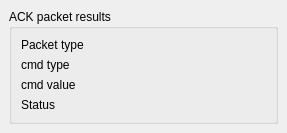
<?xml version="1.0" encoding="UTF-8"?>
<ui version="4.0">
 <class>ACKDock</class>
 <widget class="QDockWidget" name="ACKDock">
  <property name="geometry">
   <rect>
    <x>0</x>
    <y>0</y>
    <width>287</width>
    <height>122</height>
   </rect>
  </property>
  <property name="windowTitle">
   <string>L2 ACK packet</string>
  </property>
  <widget class="QWidget" name="dockContents">
   <layout class="QVBoxLayout" name="mainLayout">
    <item>
     <widget class="QGroupBox" name="grpACK">
      <property name="title">
       <string>ACK packet results</string>
      </property>
      <layout class="QFormLayout" name="ACKLayout">
       <item row="0" column="0">
        <widget class="QLabel" name="lblPacketTypeText">
         <property name="text">
          <string>Packet type</string>
         </property>
        </widget>
       </item>
       <item row="0" column="1">
        <widget class="QLabel" name="lblPacketTypeValue"/>
       </item>
       <item row="1" column="0">
        <widget class="QLabel" name="lblCmdTypeText">
         <property name="text">
          <string>cmd type</string>
         </property>
        </widget>
       </item>
       <item row="1" column="1">
        <widget class="QLabel" name="lblCmdTypeValue"/>
       </item>
       <item row="2" column="0">
        <widget class="QLabel" name="lblCmdValueText">
         <property name="text">
          <string>cmd value</string>
         </property>
        </widget>
       </item>
       <item row="2" column="1">
        <widget class="QLabel" name="lblCmdValueValue"/>
       </item>
       <item row="3" column="0">
        <widget class="QLabel" name="lblStatusText">
         <property name="text">
          <string>Status</string>
         </property>
        </widget>
       </item>
       <item row="3" column="1">
        <widget class="QLabel" name="lblStatusValue"/>
       </item>
      </layout>
     </widget>
    </item>
    <item>
     <spacer name="verticalSpacer">
      <property name="orientation">
       <enum>Qt::Orientation::Vertical</enum>
      </property>
      <property name="sizeHint" stdset="0">
       <size>
        <width>20</width>
        <height>40</height>
       </size>
      </property>
     </spacer>
    </item>
   </layout>
  </widget>
 </widget>
 <resources/>
 <connections/>
</ui>
